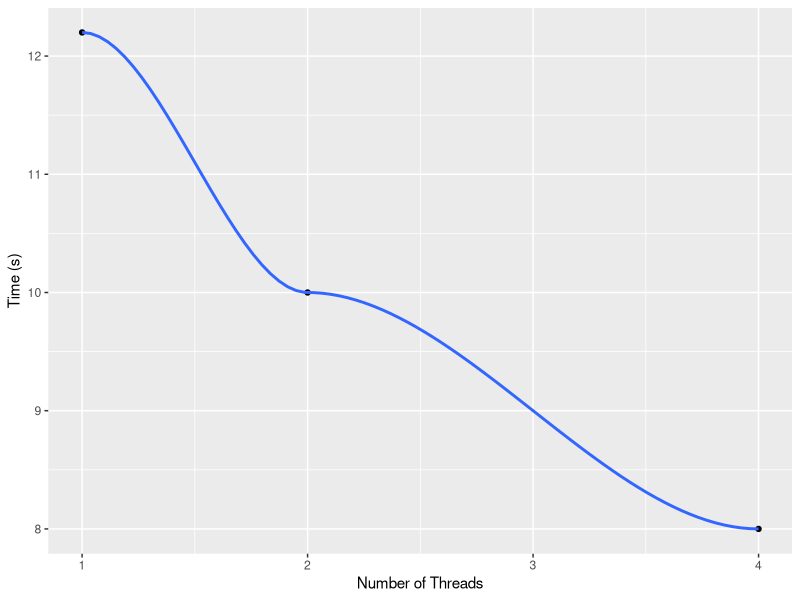
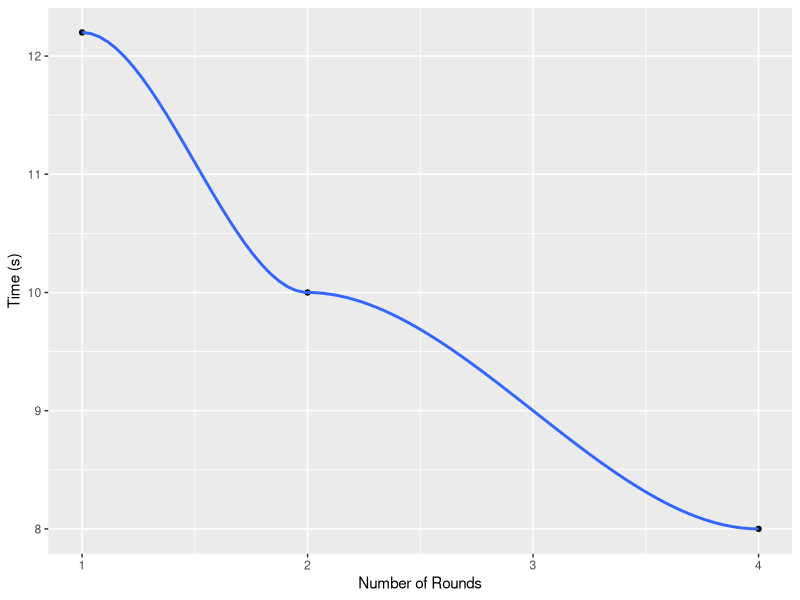
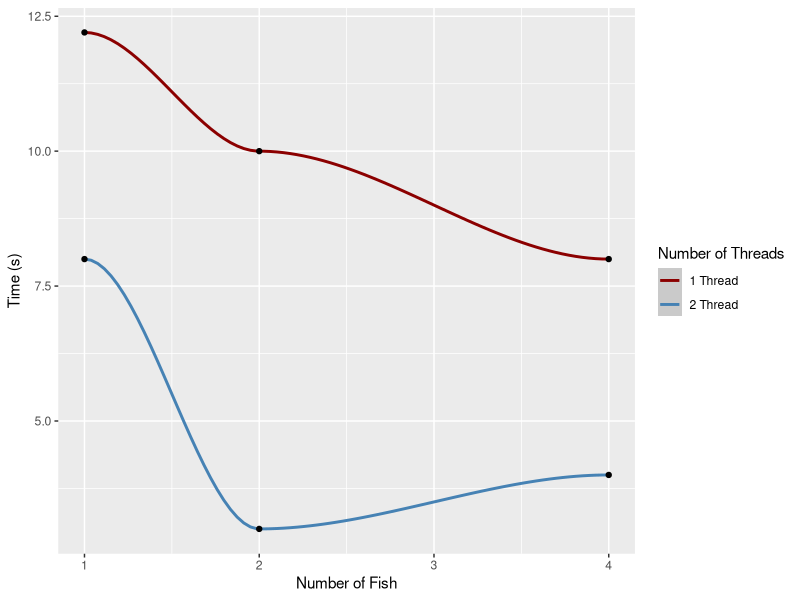
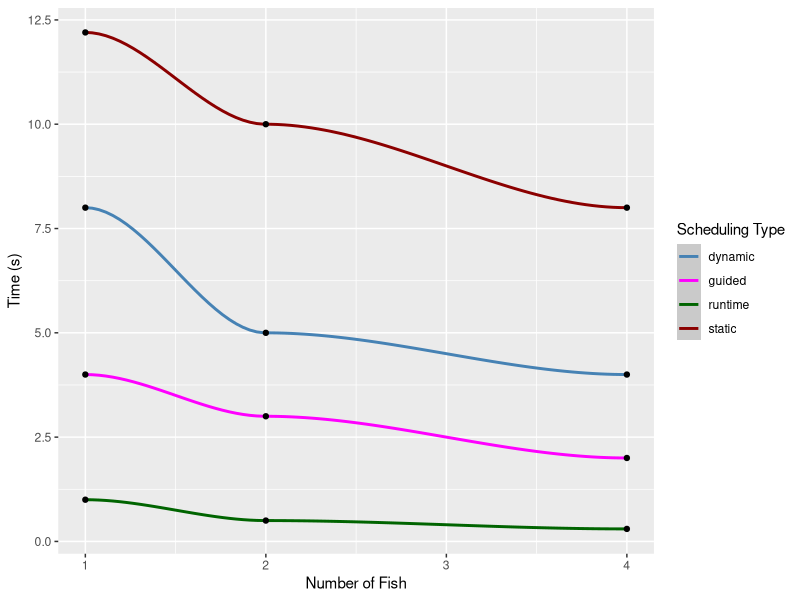

Generate these figures, in order, with R:
## ---- chunk 1
library(ggplot2)
## ---- chunk 2
ggplot(
    data.frame(num_threads = c(1, 2, 4), time = c(12.2, 10, 8)),
    aes(x = num_threads, y = time)) +
    labs(x = "Number of Threads", y = "Time (s)") +
    geom_point() +
    geom_smooth()
## ---- chunk 3
ggplot(
  data.frame(num_rounds = c(1, 2, 4), time = c(12.2, 10, 8)),
  aes(x = num_rounds, y = time)) +
  labs(x = "Number of Rounds", y = "Time (s)") +
  geom_point() +
  geom_smooth()
## ---- chunk 4
ggplot(
  data = data.frame(
    fish = c(1, 2, 4),
    thread_1 = c(12.2, 10, 8),
    thread_2 = c(8.0, 3.0, 4.0)),
  aes(x = fish)) +
  geom_smooth(aes(y = thread_1, color = "1 Thread")) +
  geom_smooth(aes(y = thread_2, color = "2 Thread")) +
  geom_point(aes(y = thread_1)) +
  geom_point(aes(y = thread_2)) +
  labs(x = "Number of Fish",
    y = "Time (s)",
    color = "Number of Threads") +
  scale_color_manual(values = c(
    "1 Thread" = "darkred",
    "2 Thread" = "steelblue"))
## ---- chunk 5
ggplot(
  data = data.frame(
    threads = c(1, 2, 4),
    static = c(12.2, 10, 8),
    dynamic = c(8.0, 5.0, 4.0),
    guided = c(4.0, 3.0, 2.0),
    runtime = c(1.0, 0.5, 0.3)),
  aes(x = threads)) +
  geom_smooth(aes(y = static, color = "static")) +
  geom_smooth(aes(y = dynamic, color = "dynamic")) +
  geom_smooth(aes(y = guided, color = "guided")) +
  geom_smooth(aes(y = runtime, color = "runtime")) +
  geom_point(aes(y = static)) +
  geom_point(aes(y = dynamic)) +
  geom_point(aes(y = guided)) +
  geom_point(aes(y = runtime)) +
  labs(x = "Number of Fish",
    y = "Time (s)",
    color = "Scheduling Type") +
  scale_color_manual(values = c(
    "static" = "darkred",
    "dynamic" = "steelblue",
    "guided" = "magenta",
    "runtime" = "darkgreen"))
